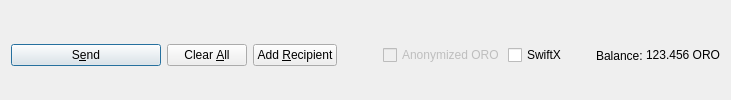
         <widget class="QFrame" name="frame_Send">
          <layout class="QHBoxLayout" name="horizontalLayout">
           <property name="bottomMargin">
            <number>0</number>
           </property>
           <item>
            <widget class="QPushButton" name="sendButton">
             <property name="minimumSize">
              <size>
               <width>150</width>
               <height>0</height>
              </size>
             </property>
             <property name="toolTip">
              <string>Confirm the send action</string>
             </property>
             <property name="text">
              <string>S&amp;end</string>
             </property>
             <property name="icon">
              <iconset resource="../oro.qrc">
               <normaloff>:/icons/send</normaloff>:/icons/send</iconset>
             </property>
             <property name="autoDefault">
              <bool>false</bool>
             </property>
             <property name="default">
              <bool>true</bool>
             </property>
            </widget>
           </item>
           <item>
            <widget class="QPushButton" name="clearButton">
             <property name="sizePolicy">
              <sizepolicy hsizetype="Minimum" vsizetype="Fixed">
               <horstretch>0</horstretch>
               <verstretch>0</verstretch>
              </sizepolicy>
             </property>
             <property name="toolTip">
              <string>Clear all fields of the form.</string>
             </property>
             <property name="text">
              <string>Clear &amp;All</string>
             </property>
             <!-- <property name="icon">
              <iconset resource="../oro.qrc">
               <normaloff>:/icons/remove</normaloff>:/icons/remove</iconset>
             </property> -->
             <property name="autoDefault">
              <bool>false</bool>
             </property>
            </widget>
           </item>
           <item>
            <widget class="QPushButton" name="addButton">
             <property name="toolTip">
              <string>Send to multiple recipients at once</string>
             </property>
             <property name="text">
              <string>Add &amp;Recipient</string>
             </property>
             <!-- <property name="icon">
              <iconset resource="../oro.qrc">
               <normaloff>:/icons/add</normaloff>:/icons/add</iconset>
             </property> -->
             <property name="autoDefault">
              <bool>false</bool>
             </property>
            </widget>
           </item>
           <item>
            <spacer name="horizontalSpacer">
             <property name="orientation">
              <enum>Qt::Horizontal</enum>
             </property>
             <property name="sizeHint" stdset="0">
              <size>
               <width>40</width>
               <height>20</height>
              </size>
             </property>
            </spacer>
           </item>
           <item>
            <layout class="QHBoxLayout" name="horizontalLayout_2">
             <property name="spacing">
              <number>3</number>
             </property>
             <item>
              <widget class="QCheckBox" name="checkzORO">
               <property name="enabled">
                <bool>false</bool>
               </property>
               <property name="text">
                <string>Anonymized ORO</string>
               </property>
              </widget>
             </item>
             <item>
              <widget class="QCheckBox" name="checkSwiftTX">
               <property name="enabled">
                <bool>true</bool>
               </property>
               <property name="minimumSize">
                <size>
                 <width>85</width>
                 <height>0</height>
                </size>
               </property>
               <property name="text">
                <string>SwiftX</string>
               </property>
              </widget>
             </item>
             <item>
              <widget class="QLabel" name="label">
               <property name="text">
                <string>Balance:</string>
               </property>
              </widget>
             </item>
             <item>
              <widget class="QLabel" name="labelBalance">
               <property name="sizePolicy">
                <sizepolicy hsizetype="Preferred" vsizetype="Fixed">
                 <horstretch>0</horstretch>
                 <verstretch>0</verstretch>
                </sizepolicy>
               </property>
               <property name="cursor">
                <cursorShape>IBeamCursor</cursorShape>
               </property>
               <property name="text">
                <string notr="true">123.456 ORO</string>
               </property>
               <property name="textInteractionFlags">
                <set>Qt::LinksAccessibleByMouse|Qt::TextSelectableByKeyboard|Qt::TextSelectableByMouse</set>
               </property>
              </widget>
             </item>
            </layout>
           </item>
          </layout>
         </widget>
